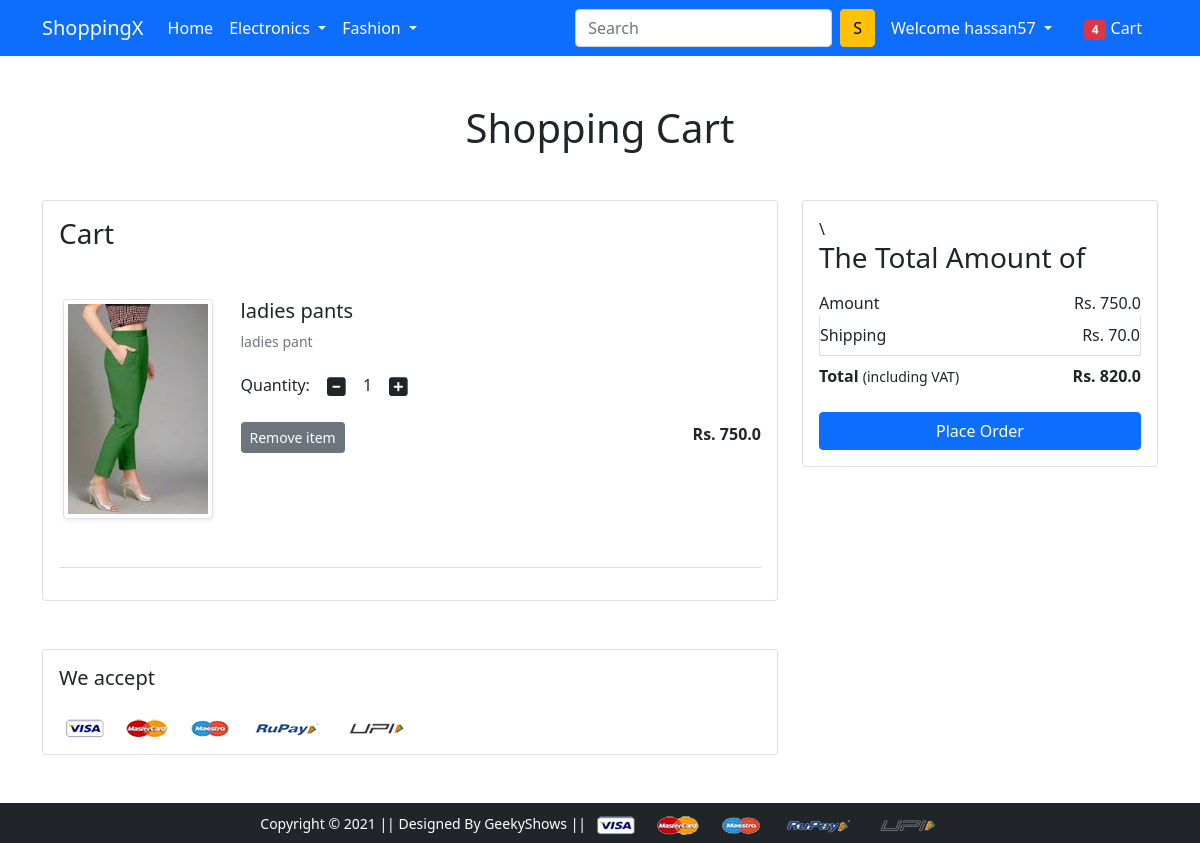
The app's page /cart/ (signed in) with its own data.
### app/models.py (models this page shows, shortened)
class Cart(models.Model):
    user = models.ForeignKey(User , on_delete=models.CASCADE)
    product = models.ForeignKey(Product, on_delete=models.CASCADE)
    quantity = models.PositiveIntegerField(default=1)

class Product(models.Model):
    title = models.CharField(max_length=50)
    selling_price = models.FloatField()
    discounted_price = models.FloatField()
    description = models.TextField()
    brand  = models.CharField(max_length=10)
    catagery = models.CharField(choices=CATAGERY_CHOICES, max_length=2)
    product_image = models.ImageField(upload_to='productImg')

### app/views.py (the view)
# urls.py: path('cart/', views.show_cart, name='cart'),
def show_cart(request):
  if request.user.is_authenticated:
   usr = request.user
   carts = Cart.objects.filter(user=usr)
   p = list(carts)
   amount = 0.0
   shiping = 70.0
   total_amount = 0.0
  if p:
   for p in Cart.objects.all():
    temp = (p.quantity * p.product.discounted_price)
    amount = amount + temp
    total_amount=amount + shiping
    context = {
     'total_amount':total_amount,
     'carts':carts ,
     'amount':amount,
     'shiping':shiping,
    }
    return render(request, 'app/showcart.html',context)
  else:
   return redirect('emptycart')

### app/templates/app/showcart.html
{% extends 'app/base.html' %} {% load static %} {% block title %}Cart{% endblock title %} {% block main-content %}
<div class="container my-5">
    <div class="row">
        <h1 class="text-center mb-5">Shopping Cart</h1>
        <div class="col-sm-8">
            <div class="card">
                <div class="card-body">
                    <h3>Cart</h3>
                    {% for cart in carts %}
                    <div class="row my-5">
                        <div class="col-sm-3 text-center align-self-center"><img src="{{cart.product.product_image.url}}" alt="" srcset="" class="img-fluid img-thumbnail shadow-sm" height="150" width="150"> </div>
                        <div class="col-sm-9">
                            <div>
                                <h5>{{cart.product.title}}</h5>
                                <p class="mb-2 text-muted small">{{cart.product.description}}</p>
                                <div class="my-3">
                                    <label for="quantity">Quantity:</label>
                                    <a class="minus-cart btn" pid={{cart.product.id}}><i class="fas fa-minus-square fa-lg"></i></a>
                                    <span id="quantity">{{cart.quantity}}</span>
                                    <a class="plus-cart btn" pid={{cart.product.id}}><i class="fas fa-plus-square fa-lg"></i></a>
                                </div>
                                <div class="d-flex justify-content-between">
                                    <a href="{% url 'delcart' cart.id  %}" class="btn btn-sm btn-secondary mr-3 remove-cart">Remove item </a>
                                    <p class="mb-0"><span><strong>Rs. {{cart.product.discounted_price}}</strong></span></p>
                                </div>
                            </div>
                        </div>
                    </div>
                    {% endfor %}
                    <hr class="text-muted">
                </div>
            </div>
        </div>
        <div class="col-sm-4">
            <div class="card">
                <div class="card-body">\
                    <h3>The Total Amount of</h3>
                    <ul class="list-group">
                        <li class="list-group-item d-flex justify-content-between align-items-center border-0 px-0 pb-0">Amount<span>Rs. <span id='amount' >{{amount}} </span></span></li>
                        <li class="list-group-item d-flex justify-content-between align-items-center px-0">Shipping<span>Rs. {{shiping}}</span></li>
                        <li class="list-group-item d-flex justify-content-between align-items-center border-0 px-0 mb-3">
                            <div>
                                <strong>Total</strong> <small>(including VAT)</small>
                            </div>
                            <span><strong>Rs. <strong id='totalamount'>{{total_amount}}</strong></strong></span>
                        </li>
                    </ul>
                    <div class="d-grid"><a href="{% url 'checkout' %}" class="btn btn-primary">Place Order</a></div>
                </div>
            </div>
        </div>
    </div>
</div>
<div class="container">
    <div class="row">
        <div class="col-sm-8">
            <div class="card">
                <div class="card-body">
                    <h5 class="mb-4">We accept</h5>
                    <img src="{% static 'app/images/payment.png' %}" alt="" class="img-fluid">
                </div>
            </div>
        </div>
    </div>
</div>
{% endblock main-content %}

### app/templates/app/base.html (shortened to what this page needs)
<!doctype html>
{% load static %}
<html lang="en">
  <head>
    <link href="https://cdn.jsdelivr.net/npm/bootstrap@5.0.0-beta1/dist/css/bootstrap.min.css" rel="stylesheet">
    <link rel="stylesheet" href="{% static 'app/css/owl.carousel.min.css' %}">
    <link rel="stylesheet" href="{% static 'app/css/all.min.css' %}">
    <link rel="stylesheet" href="{% static 'app/css/style.css' %}">
    <link rel="stylesheet" href="{% static 'https://cdnjs.cloudflare.com/ajax/libs/owl-carousel/1.3.3/owl.carousel.css' %}" />
  </head>
  <body>
    <nav class="navbar navbar-expand-lg navbar-dark bg-primary">
     <div class="container">
       <a class="navbar-brand" href="/">ShoppingX</a>
       <div class="collapse navbar-collapse" id="navbarSupportedContent">
         <ul class="navbar-nav me-auto mb-2 mb-lg-0">
           <li class="nav-item">
             <a class="nav-link active" aria-current="page" href="/">Home</a>
           </li>
           <li class="nav-item dropdown">
             <a class="nav-link dropdown-toggle text-white" href="#" id="electronicsDropdown" role="button" data-bs-toggle="dropdown" aria-expanded="false">
               Electronics
             </a>
           </li>
           <li class="nav-item dropdown">
             <a class="nav-link dropdown-toggle text-white" href="#" id="fashionDropdown" role="button" data-bs-toggle="dropdown" aria-expanded="false">
               Fashion
             </a>
           </li>
         </ul>
         <form class="d-flex">
           <input class="form-control me-2" type="search" placeholder="Search" aria-label="Search">
           <button class="btn btn-warning" type="submit">S</button>
         </form>
         <div>
          <ul class="navbar-nav me-auto mb-2 mb-lg-0">
            {% if user.is_authenticated %}
            <li class="nav-item dropdown mx-2">
              <a class="nav-link dropdown-toggle text-white" href="#" id="profileDropdown" role="button" data-bs-toggle="dropdown" aria-expanded="false">
                Welcome {{request.user}}
              </a>
            </li>
            <li class="nav-item mx-2">
             <a href="{% url 'cart' %}" class="nav-link text-white"><span class="badge bg-danger">4</span> Cart </a>
            </li>
            {% endif %}
          </ul>
         </div>
       </div>
     </div>
    </nav>
    {% block main-content %} {% endblock main-content %}
    <footer class="container-fluid bg-dark text-center p-2 mt-5">
        <small class="text-white">Copyright &copy; 2021 || Designed By GeekyShows || </small>
        <img src="{% static 'app/images/payment.png' %}" alt="" srcset="" class="img-fluid" height="2px">
    </footer>
  </body>
</html>

### records on screen
Cart: product.product_image (picture), product "ladies pants", product.description "ladies pant", quantity "1", product.discounted_price "750.0"

### other values on screen
{{ request.user }} "hassan57"
{{ amount }} "750.0"
{{ shiping }} "70.0"
{{ total_amount }} "820.0"
